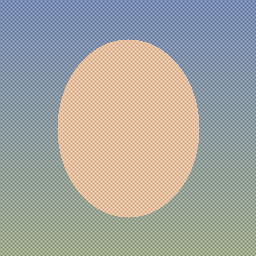
#> input picture grid_test.png, 256 x 256 px
$ python -i frequency.py   (imports and definitions only)
#> lines starting #> are read from the running program, lines starting #| are printed output that depends on the picture
#> further down, picture is the input picture: PIL image 256x256 RGB; mean R, G, B 166.2, 165.1, 159.6
"""Frequency domain (FFT / Spectral) anomaly detector."""

import io
from typing import Dict, Any, Tuple
import numpy as np
from PIL import Image

class FrequencyDetector:
    """
    Analyzes frequency domain anomalies using:
    1. 2D Fast Fourier Transform (FFT) Power Spectrum.
    2. Radial / Azimuthal Average Power Distribution (1D spectral profile).
    3. High-Frequency / Low-Frequency energy balance and spectral peak detection.
    """

    def __init__(self, target_size: Tuple[int, int] = (256, 256)):
        self.target_size = target_size

    def compute_fft_spectrum(self, image: Image.Image) -> Tuple[np.ndarray, np.ndarray, Image.Image]:
        """
        Computes 2D FFT and magnitude spectrum.
        Returns:
            - Magnitude spectrum (2D numpy float array)
            - Centered complex FFT array
            - Renderable visual spectrum (PIL.Image)
        """
        # Resize to fixed dimension for standardized frequency evaluation
        resized = image.convert("L").resize(self.target_size, Image.Resampling.BILINEAR)
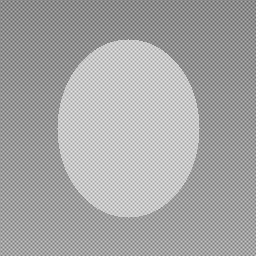
#> resized: PIL image 256x256 L; min 99, max 233, mean 164.9
        img_arr = np.asarray(resized, dtype=np.float32)

        # 2D Fast Fourier Transform
        f = np.fft.fft2(img_arr)
        fshift = np.fft.fftshift(f)
        magnitude = np.abs(fshift)

        # Log power spectrum for dynamic range compression
        log_spectrum = np.log1p(magnitude)
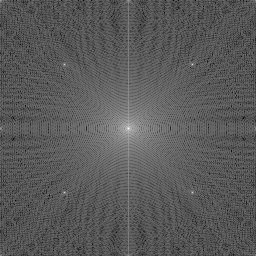
#> log_spectrum: shape (256, 256) float64; min 0.511, max 16.2, mean 6.07; drawn with min black and max white

        # Normalize to 0-255 for visualization
        norm_spec = (log_spectrum - log_spectrum.min()) / (log_spectrum.max() - log_spectrum.min() + 1e-8)
        vis_arr = (norm_spec * 255.0).astype(np.uint8)
        vis_image = Image.fromarray(vis_arr, mode="L")

        return magnitude, fshift, vis_image

    # [78 lines left out: functions compute_azimuthal_average, detect_spectral_anomalies, analyze, not called in this run]

>>> from PIL import Image
>>> picture = Image.open('../../grid_test.png')
>>> result = FrequencyDetector().compute_fft_spectrum(picture)
